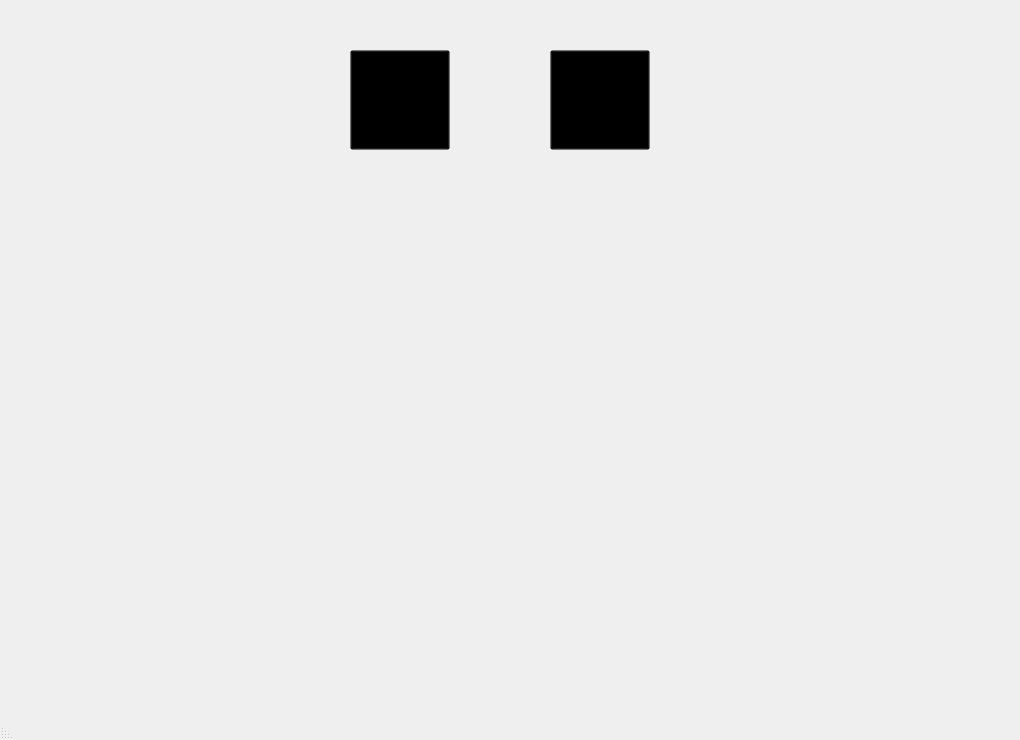
<?xml version="1.0" encoding="UTF-8"?>
<ui version="4.0">
 <class>ARVA_VISHTI</class>
 <widget class="QMainWindow" name="ARVA_VISHTI">
  <property name="geometry">
   <rect>
    <x>0</x>
    <y>0</y>
    <width>1020</width>
    <height>740</height>
   </rect>
  </property>
  <property name="windowTitle">
   <string>ARVA_VISHTI</string>
  </property>
  <property name="layoutDirection">
   <enum>Qt::RightToLeft</enum>
  </property>
  <widget class="QWidget" name="centralwidget">
   <widget class="QLabel" name="label">
    <property name="geometry">
     <rect>
      <x>600</x>
      <y>100</y>
      <width>400</width>
      <height>540</height>
     </rect>
    </property>
    <property name="styleSheet">
     <string notr="true">border-color: rgb(240, 240, 240);</string>
    </property>
    <property name="text">
     <string/>
    </property>
    <property name="pixmap">
     <pixmap>images/female_robo-removebg-preview.png</pixmap>
    </property>
    <property name="scaledContents">
     <bool>true</bool>
    </property>
   </widget>
   <widget class="QLabel" name="label_2">
    <property name="geometry">
     <rect>
      <x>0</x>
      <y>100</y>
      <width>400</width>
      <height>540</height>
     </rect>
    </property>
    <property name="text">
     <string/>
    </property>
    <property name="pixmap">
     <pixmap>images/male_robo-removebg-preview flip.png</pixmap>
    </property>
    <property name="scaledContents">
     <bool>true</bool>
    </property>
   </widget>
   <widget class="QPushButton" name="pushButton_2">
    <property name="geometry">
     <rect>
      <x>350</x>
      <y>50</y>
      <width>100</width>
      <height>100</height>
     </rect>
    </property>
    <property name="cursor">
     <cursorShape>PointingHandCursor</cursorShape>
    </property>
    <property name="styleSheet">
     <string notr="true">background-color: transparent</string>
    </property>
    <property name="text">
     <string/>
    </property>
    <property name="icon">
     <iconset>
      <normaloff>images/run_button-removebg-preview.png</normaloff>images/run_button-removebg-preview.png</iconset>
    </property>
    <property name="iconSize">
     <size>
      <width>70</width>
      <height>70</height>
     </size>
    </property>
   </widget>
   <widget class="QPushButton" name="pushButton">
    <property name="geometry">
     <rect>
      <x>550</x>
      <y>50</y>
      <width>100</width>
      <height>100</height>
     </rect>
    </property>
    <property name="styleSheet">
     <string notr="true">background-color: transparent</string>
    </property>
    <property name="text">
     <string/>
    </property>
    <property name="icon">
     <iconset>
      <normaloff>images/stop-removebg-preview1.png</normaloff>images/stop-removebg-preview1.png</iconset>
    </property>
    <property name="iconSize">
     <size>
      <width>85</width>
      <height>85</height>
     </size>
    </property>
   </widget>
   <widget class="QLabel" name="label_3">
    <property name="geometry">
     <rect>
      <x>75</x>
      <y>630</y>
      <width>200</width>
      <height>100</height>
     </rect>
    </property>
    <property name="text">
     <string/>
    </property>
    <property name="pixmap">
     <pixmap>images/arva-removebg-preview.png</pixmap>
    </property>
    <property name="scaledContents">
     <bool>true</bool>
    </property>
   </widget>
   <widget class="QLabel" name="label_4">
    <property name="geometry">
     <rect>
      <x>685</x>
      <y>630</y>
      <width>250</width>
      <height>90</height>
     </rect>
    </property>
    <property name="text">
     <string/>
    </property>
    <property name="pixmap">
     <pixmap>images/vishti-removebg-preview (1).png</pixmap>
    </property>
    <property name="scaledContents">
     <bool>true</bool>
    </property>
   </widget>
   <widget class="QTextBrowser" name="textBrowser">
    <property name="geometry">
     <rect>
      <x>800</x>
      <y>30</y>
      <width>200</width>
      <height>60</height>
     </rect>
    </property>
    <property name="layoutDirection">
     <enum>Qt::LeftToRight</enum>
    </property>
    <property name="styleSheet">
     <string notr="true">background-color: transparent;
color: black;
font-size: 20px;
font-family: &quot;SketchFlow Print&quot;;
text-align:right;
border: none;</string>
    </property>
    <property name="html">
     <string>&lt;!DOCTYPE HTML PUBLIC &quot;-//W3C//DTD HTML 4.0//EN&quot; &quot;http://www.w3.org/TR/REC-html40/strict.dtd&quot;&gt;
&lt;html&gt;&lt;head&gt;&lt;meta name=&quot;qrichtext&quot; content=&quot;1&quot; /&gt;&lt;style type=&quot;text/css&quot;&gt;
p, li { white-space: pre-wrap; }
&lt;/style&gt;&lt;/head&gt;&lt;body style=&quot; font-family:'SketchFlow Print'; font-size:20px; font-weight:400; font-style:normal;&quot;&gt;
&lt;p style=&quot;-qt-paragraph-type:empty; margin-top:0px; margin-bottom:0px; margin-left:0px; margin-right:0px; -qt-block-indent:0; text-indent:0px;&quot;&gt;&lt;br /&gt;&lt;/p&gt;&lt;/body&gt;&lt;/html&gt;</string>
    </property>
   </widget>
   <widget class="QTextBrowser" name="textBrowser_2">
    <property name="geometry">
     <rect>
      <x>100</x>
      <y>30</y>
      <width>200</width>
      <height>60</height>
     </rect>
    </property>
    <property name="styleSheet">
     <string notr="true">background-color: transparent;
color: black;
font-size: 20px;
font-family: &quot;SketchFlow Print&quot;;
text-align:right;
border: none;</string>
    </property>
    <property name="html">
     <string>&lt;!DOCTYPE HTML PUBLIC &quot;-//W3C//DTD HTML 4.0//EN&quot; &quot;http://www.w3.org/TR/REC-html40/strict.dtd&quot;&gt;
&lt;html&gt;&lt;head&gt;&lt;meta name=&quot;qrichtext&quot; content=&quot;1&quot; /&gt;&lt;style type=&quot;text/css&quot;&gt;
p, li { white-space: pre-wrap; }
&lt;/style&gt;&lt;/head&gt;&lt;body style=&quot; font-family:'SketchFlow Print'; font-size:20px; font-weight:400; font-style:normal;&quot;&gt;
&lt;p style=&quot;-qt-paragraph-type:empty; margin-top:0px; margin-bottom:0px; margin-left:0px; margin-right:0px; -qt-block-indent:0; text-indent:0px;&quot;&gt;&lt;br /&gt;&lt;/p&gt;&lt;/body&gt;&lt;/html&gt;</string>
    </property>
   </widget>
  </widget>
  <widget class="QStatusBar" name="statusbar"/>
 </widget>
 <resources/>
 <connections/>
</ui>
